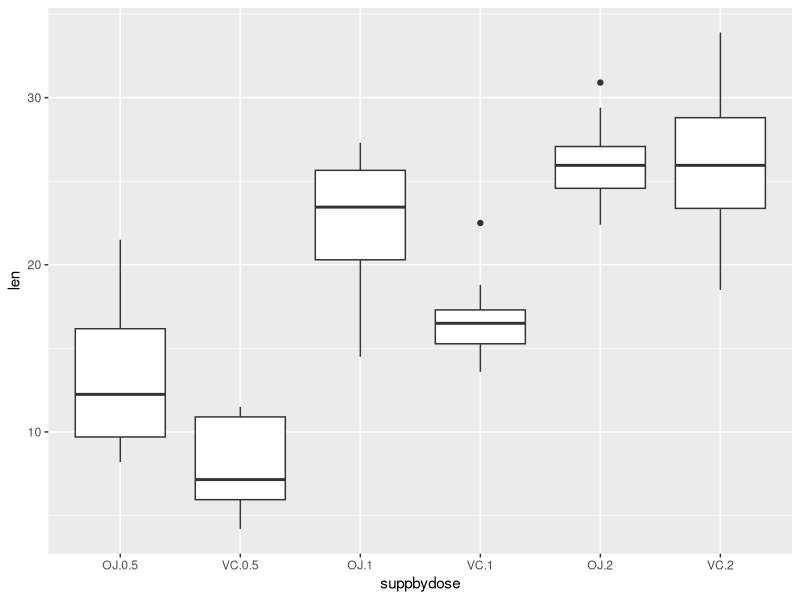

This chart was generated by the following R code:
data(ToothGrowth)
library(ggplot2)

data=ToothGrowth

data$dose=as.factor(data$dose)

suppbydose = interaction(data$supp,data$dose)

pl = ggplot(data,aes(y=len, x=suppbydose))+geom_boxplot()